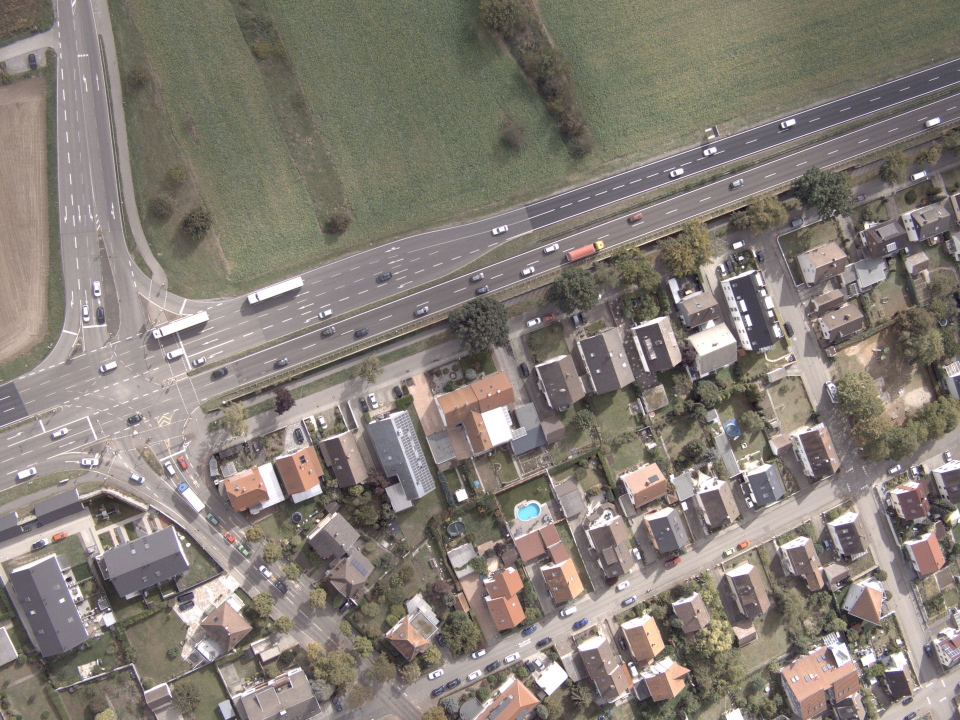
#> input picture pic/cross_2.jpg, 1920 x 1440 px (shown at 1/2 size)
$ python compare.py
#> lines starting #> are read from the running program, lines starting #| are printed output that depends on the picture
import cv2 as cv
import numpy as np


# [46 lines left out: functions extract_point, compare_color, not called in this run]


if __name__ == '__main__':
    pyr_num = 1
    pic_right_ori = cv.imread('../pic/cross_2.jpg')
#> pic_right_ori is the input picture: shape (1440, 1920, 3); mean B, G, R 118, 125.9, 133.2
    pic_wap_ori = cv.imread('../pic/image/no-point/result_9to10_center_at_cross.jpg')
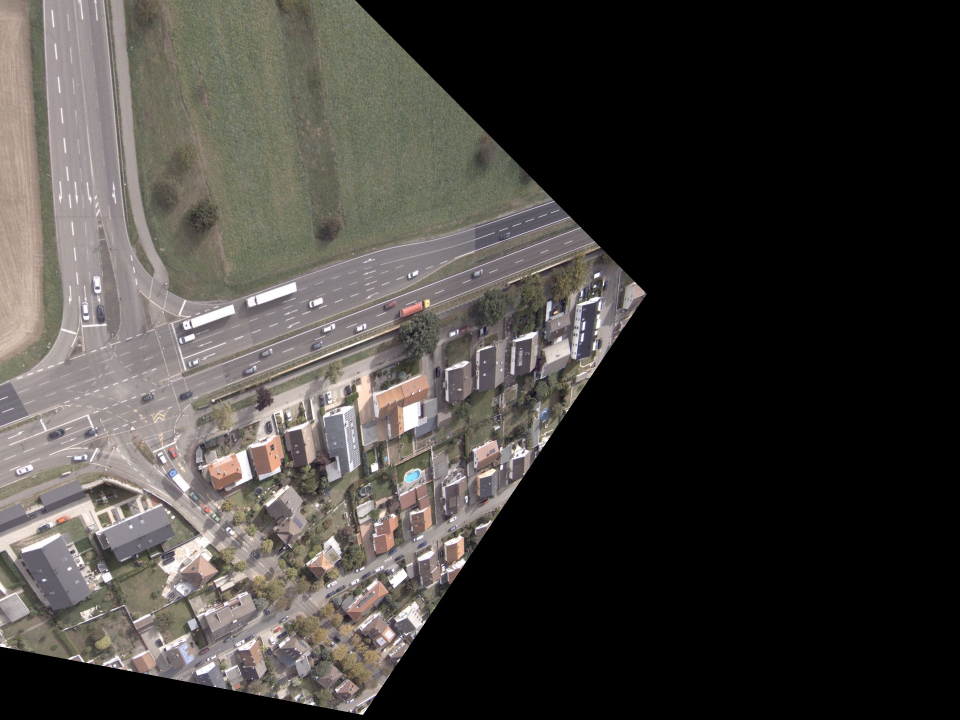
#> input picture pic/image/no-point/result_9to10_center_at_cross.jpg, 1920 x 1440 px (shown at 1/2 size)
#> pic_wap_ori is the input picture: shape (1440, 1920, 3); mean B, G, R 60.4, 64, 67.3
    pic_right_pyr = pic_right_ori.copy()
    pic_wap_pyr = pic_wap_ori.copy()
    for i in range(pyr_num):
        pic_right_pyr = cv.pyrDown(pic_right_pyr)
        pic_wap_pyr = cv.pyrDown(pic_wap_pyr)
#> this loop made 1 pass
#> pass 1, `pic_right_pyr = cv.pyrDown(pic_right_pyr)`:
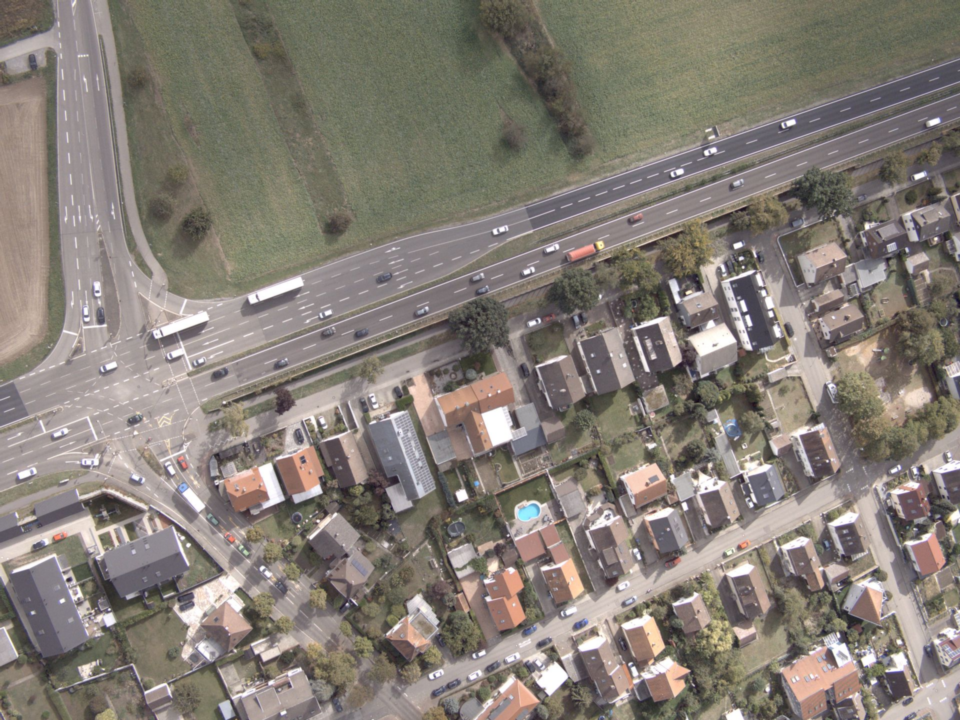
#> pic_right_pyr: shape (720, 960, 3); mean B, G, R 117.9, 125.9, 133.2
#> pass 1, `pic_wap_pyr = cv.pyrDown(pic_wap_pyr)`:
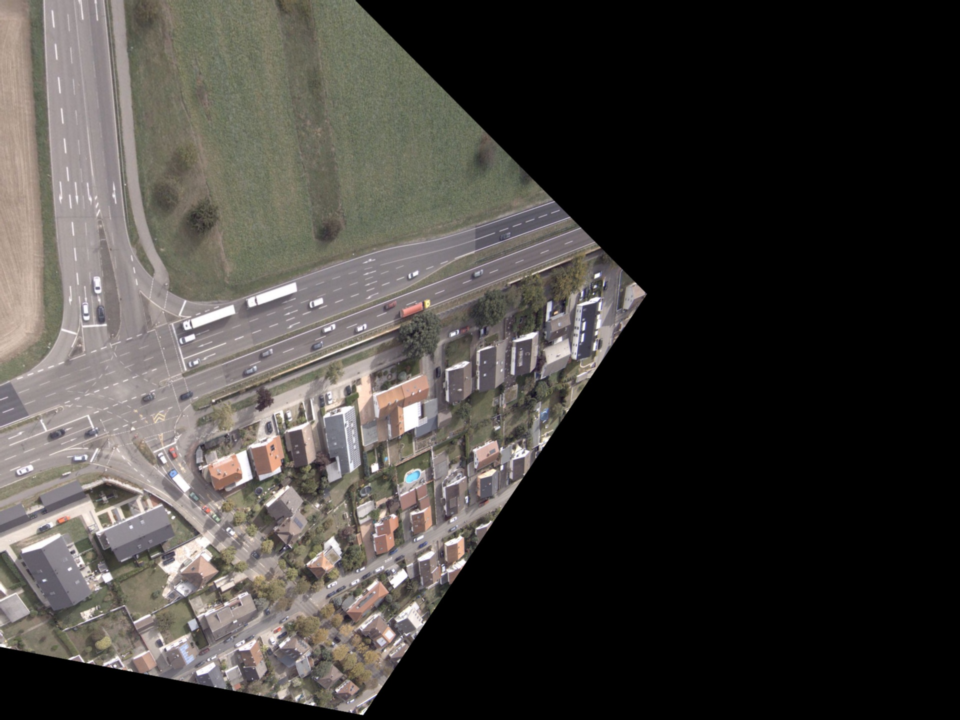
#> pic_wap_pyr: shape (720, 960, 3); mean B, G, R 60.5, 64, 67.4
    pic_size = pic_right_ori.shape
#> pic_size = (1440, 1920, 3)
    pic_size = [pic_size[1], pic_size[0]]
#> pic_size = [1920, 1440]
    # [4 lines of commented-out code are left out]

#> (the run stopped early here; a loop or call above may not have finished)
